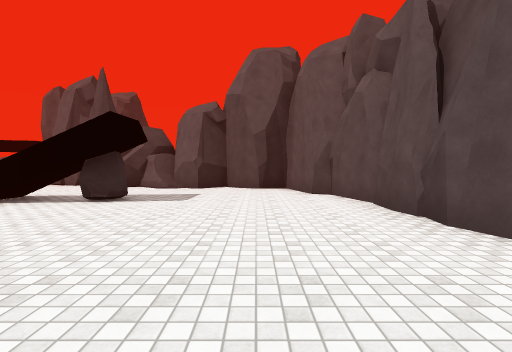
[1] (above)

16 first-person views from a walk through a 3-D level made in the Unity game engine. The camera is 1.4 m above the floor, tilts 2° down and sees 85° across. The floor is counted in squares, 2 m on a side. Each view is taken from the middle of a square. On the plan, view 1 faces up. The plan holds only what a view shows up to about 9 squares ahead; the rest is blank. The place goes on beyond the plan. The player character is not drawn. Surface patterns are stand-ins for the level's own textures.

[2]
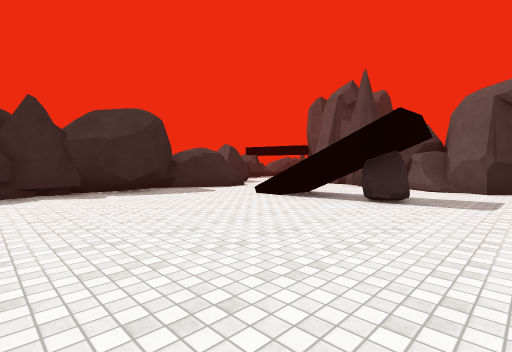

[3]
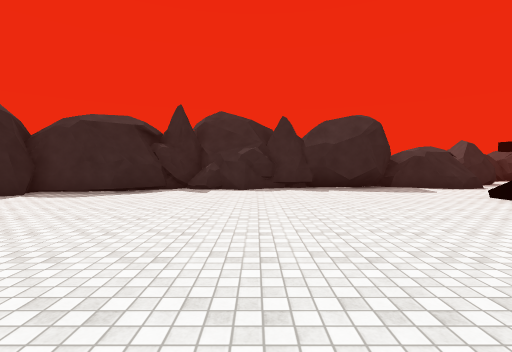

[4]
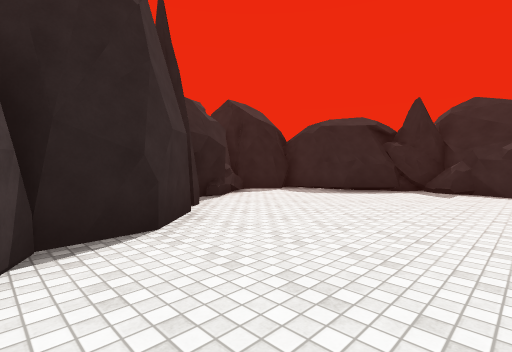

[5]
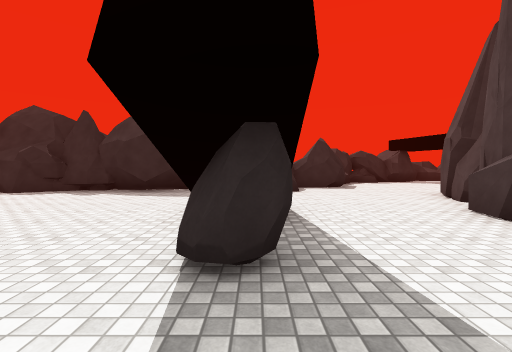

[6]
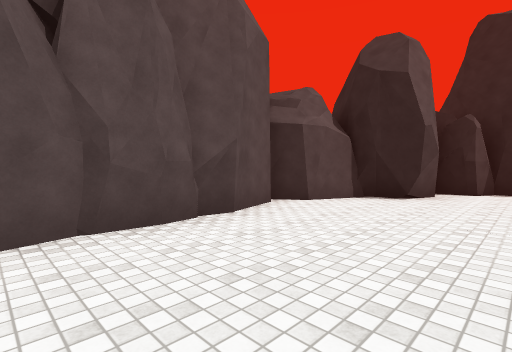

[7]
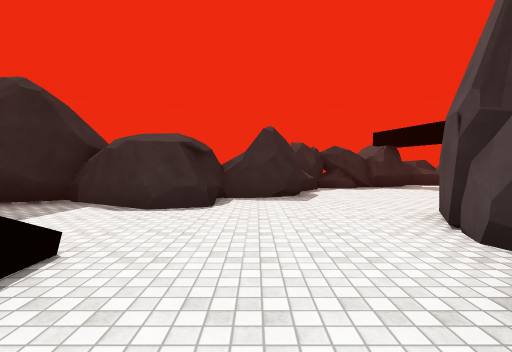

[8]
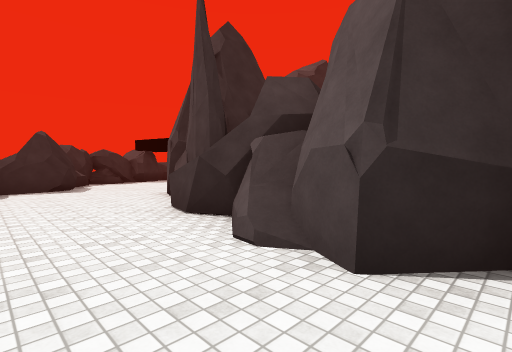

[9]
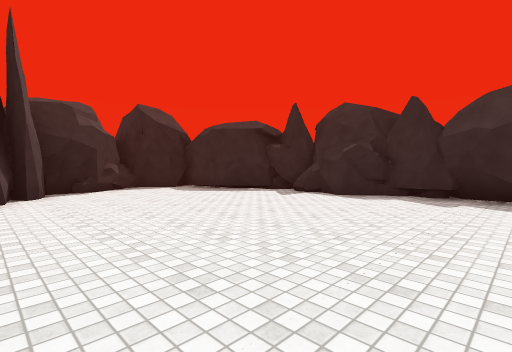

[10]
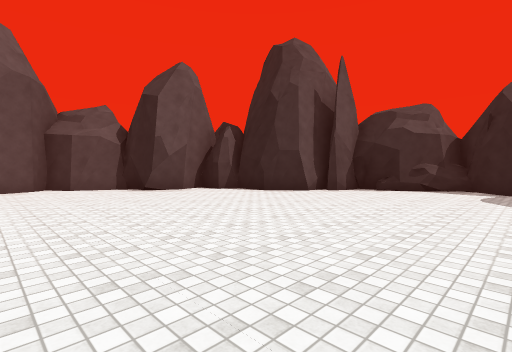

[11]
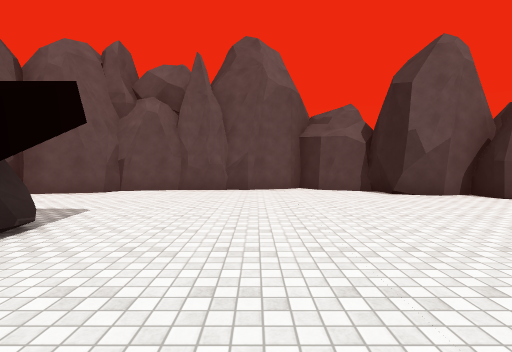

[12]
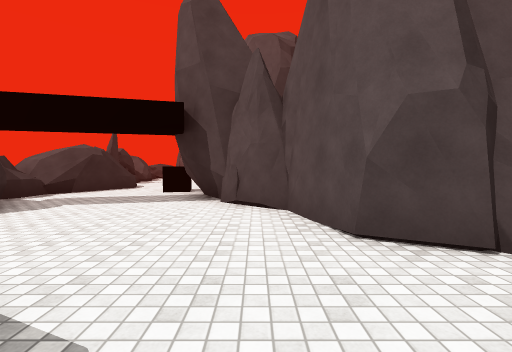

[13]
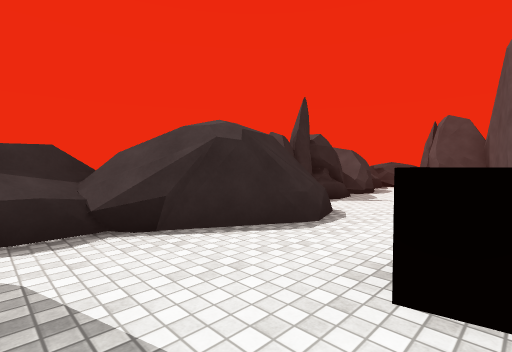

[14]
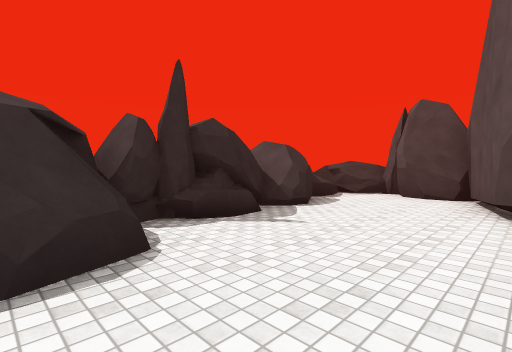

[15]
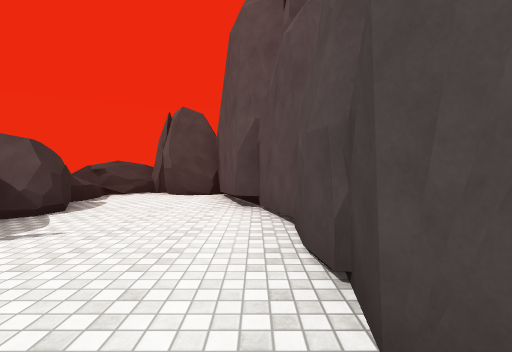

[16]
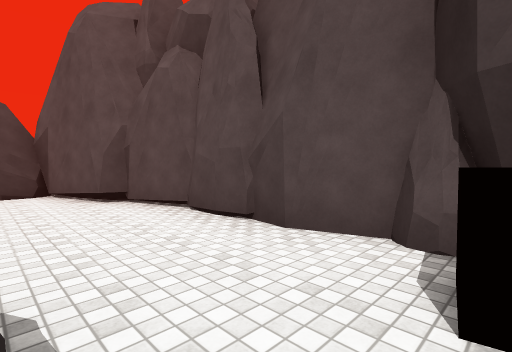

### Floor plan
Key: @ floor where view 1 was taken; # wall or solid block; . floor; / step, stairs or slope; R rock; O other object.
Columns run from 16 left of view 1 to 3 right of it. Each row starts with its distance up from view 1.
 25  RRRR
 24  RRR##
 23  R...#
 22 RR...##
 21 RRR...#
 20 RRR...#
 19  R....#
 18  R#...#
 17   ##..O
 16   #..O#
 15  R#...#
 14  R....#
 13  RR....O#
 12     ....#   R
 11   RR....#RRRRR
 10     ......#R#####
  9   RRR .......R#.###
  8       ............#
  7     RR##..........#
  6       ##..///R....##
  5       #...///......#
  4       ##...........#
  3        #...........#
  2        #...........#
  1        O...........#
  0        R........@.##
 -1        R.........##
 -2        R.........#
 -3       OR#......#RR
 -4         #.....##
 -5         #....##
 -6         ##.R##
 -7           O##

Positions as (right, up) in squares from view 1, and headings:
1: (0, 0), facing up
2: (-1, 0), facing up-left
3: (0, 0), facing left
4: (0, 0), facing down-left
5: (-1, 6), facing left
6: (-1, 6), facing down-right
7: (-4, 8), facing left
8: (-1, 7), facing up-left
9: (-2, 3), facing down-left
10: (-7, 3), facing down-right
11: (-6, 3), facing right
12: (-9, 8), facing up
13: (-11, 14), facing up-left
14: (-11, 17), facing up-left
15: (-11, 17), facing up
16: (-13, 16), facing up-right
